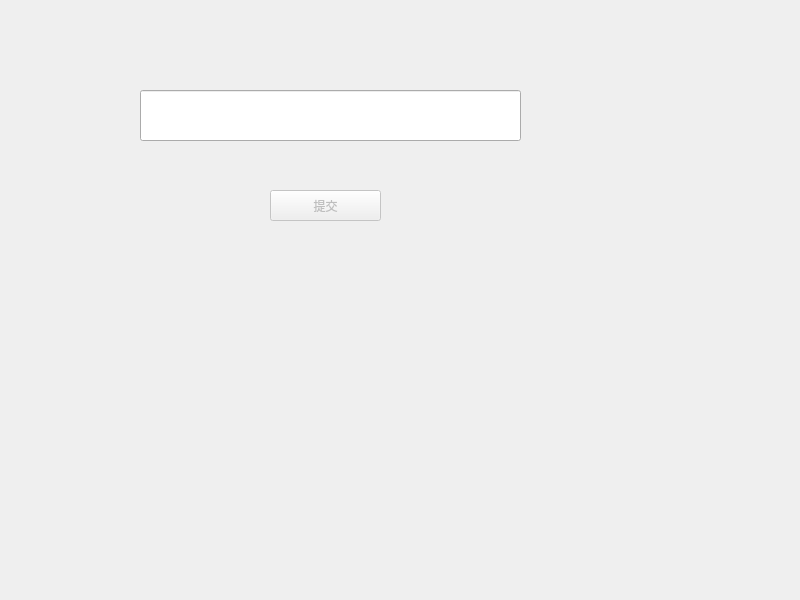
<?xml version="1.0" encoding="UTF-8"?>
<ui version="4.0">
 <class>Widget</class>
 <widget class="QWidget" name="Widget">
  <property name="geometry">
   <rect>
    <x>0</x>
    <y>0</y>
    <width>800</width>
    <height>600</height>
   </rect>
  </property>
  <property name="windowTitle">
   <string>Widget</string>
  </property>
  <widget class="QLineEdit" name="lineEdit">
   <property name="geometry">
    <rect>
     <x>140</x>
     <y>90</y>
     <width>381</width>
     <height>51</height>
    </rect>
   </property>
  </widget>
  <widget class="QPushButton" name="pushButton">
   <property name="enabled">
    <bool>false</bool>
   </property>
   <property name="geometry">
    <rect>
     <x>270</x>
     <y>190</y>
     <width>111</width>
     <height>31</height>
    </rect>
   </property>
   <property name="text">
    <string>提交</string>
   </property>
  </widget>
 </widget>
 <resources/>
 <connections/>
</ui>
